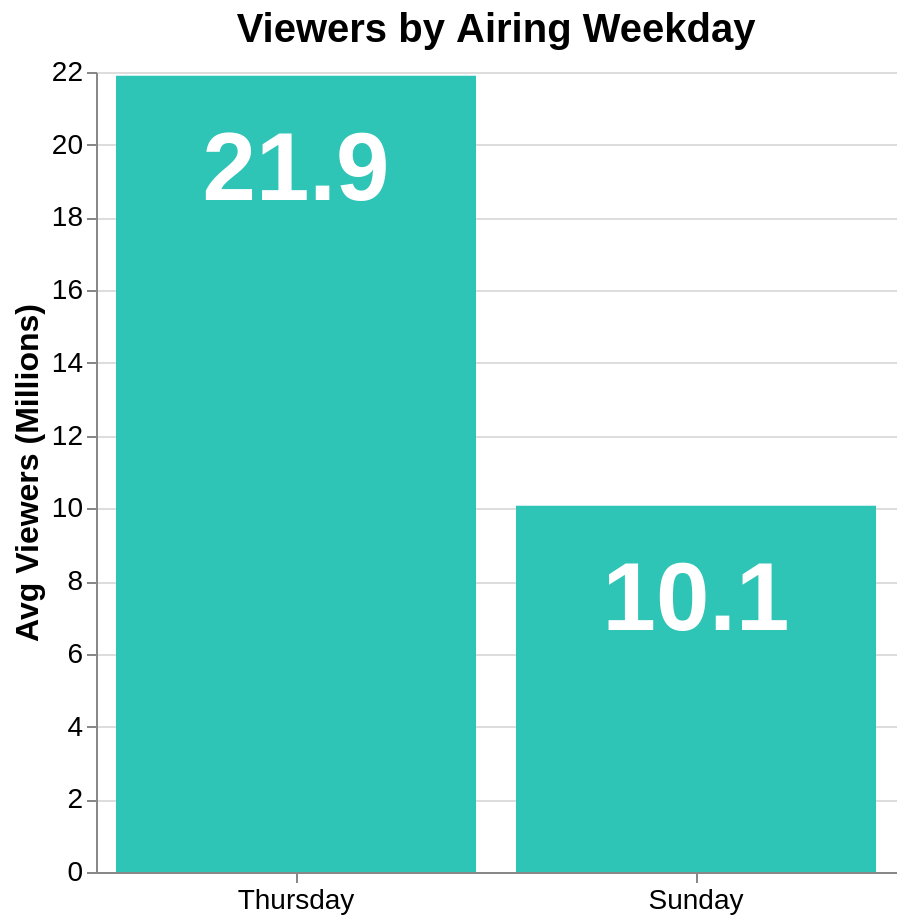

The cell this chart's notebook holds for it:
### Markdown cell above
### 3.2.2. Viewers by airing weekday (Question 4)

**Design Decisions:**
- **Chart choice (bar chart):** The optimal choice for comparing aggregated, discrete categorical data (Days of the Week).
- **Data filtering:** I choose to filter the dataset to the main broadcast nights (`Thursday` and `Sunday`). Other days contain rare special airings with statistically misleading averages due to their week occurence.
- **On graph data labeling:** Averages are embedded directly inside the bars using a clear font size. This visually give the core information without forcing the eyes to check the viewer axis: Thursday's historical average viewership is definitively more than double Sunday's average.

### Code cell
main_days = ['Thursday', 'Sunday']
df_main_days = df[df['weekday_name'].isin(main_days)]

weekday_order = ['Monday', 'Tuesday', 'Wednesday', 'Thursday', 'Friday', 'Saturday', 'Sunday']

chart4 = alt.Chart(df_main_days).mark_bar(color="#2ec4b6").encode(
    x=alt.X('weekday_name:N', title=None, axis=alt.Axis(labelAngle=0), sort=weekday_order),
    y=alt.Y('mean(us_viewers_in_millions):Q', title='Avg Viewers (Millions)'),
    tooltip=[
        alt.Tooltip('weekday_name:N', title='Weekday'),
        alt.Tooltip('mean(us_viewers_in_millions):Q', title='Average viewers (M)', format='.2f'),
        alt.Tooltip('count():Q', title='Number of episodes') 
    ]
)

chart4_text = chart4.mark_text(
    align="center",
    baseline="bottom",
    dy=72, 
    color="#FFFFFF",
    fontSize=48,
    fontWeight="bold"
).encode(
    text=alt.Text("mean(us_viewers_in_millions):Q", format=".1f")
)

final_bar_chart = (chart4 + chart4_text).properties(
    height=400,
    width=400,
    title="Viewers by airing weekday"
).configure_axis(
    labelFontSize=14,
    titleFontSize=16
).configure_title(
    fontSize=20
)

final_bar_chart

### Figure 1 — Vega-Lite specification as saved in the notebook (floating-point values rounded to 4 significant figures; data arrays with more than 128 entries replaced by an {"elided": "..."} marker saying what was removed)
{"view": {"stroke": "transparent"}, "range": {"category": ["#009DDC", "#F05E23", "#F14A9C", "#D1B271", "#4C76B6"], "heatmap": ["#009DDC", "#FFFFFF", "#F14A9C"]}, "title": "Viewers by Airing Weekday", "axis": {"labelColor": "#333333", "titleColor": "#F14A9C", "gridColor": "#D0D0D0"}, "layer": [{"mark": {"type": "bar", "color": "#2ec4b6"}, "encoding": {"tooltip": [{"field": "weekday_name", "title": "Weekday", "type": "nominal"}, {"aggregate": "mean", "field": "us_viewers_in_millions", "format": ".2f", "title": "Average viewers (M)", "type": "quantitative"}, {"aggregate": "count", "title": "Number of episodes", "type": "quantitative"}], "x": {"axis": {"labelAngle": 0}, "field": "weekday_name", "sort": ["Monday", "Tuesday", "Wednesday", "Thursday", "Friday", "Saturday", "Sunday"], "title": null, "type": "nominal"}, "y": {"aggregate": "mean", "field": "us_viewers_in_millions", "title": "Avg Viewers (Millions)", "type": "quantitative"}}}, {"mark": {"type": "text", "align": "center", "baseline": "bottom", "color": "#FFFFFF", "dy": 72, "fontSize": 48, "fontWeight": "bold"}, "encoding": {"text": {"aggregate": "mean", "field": "us_viewers_in_millions", "format": ".1f", "type": "quantitative"}, "tooltip": [{"field": "weekday_name", "title": "Weekday", "type": "nominal"}, {"aggregate": "mean", "field": "us_viewers_in_millions", "format": ".2f", "title": "Average viewers (M)", "type": "quantitative"}, {"aggregate": "count", "title": "Number of episodes", "type": "quantitative"}], "x": {"axis": {"labelAngle": 0}, "field": "weekday_name", "sort": ["Monday", "Tuesday", "Wednesday", "Thursday", "Friday", "Saturday", "Sunday"], "title": null, "type": "nominal"}, "y": {"aggregate": "mean", "field": "us_viewers_in_millions", "title": "Avg Viewers (Millions)", "type": "quantitative"}}}], "config": {"axis": {"labelFontSize": 14, "titleFontSize": 16}, "title": {"fontSize": 20}}, "data": {"name": "data-a61baa3b695a843d9557335d0a75539f"}, "height": 400, "width": 400, "$schema": "https://vega.github.io/schema/vega-lite/v6.1.0.json", "datasets": {"data-a61baa3b695a843d9557335d0a75539f": {"elided": "591 records"}}}
